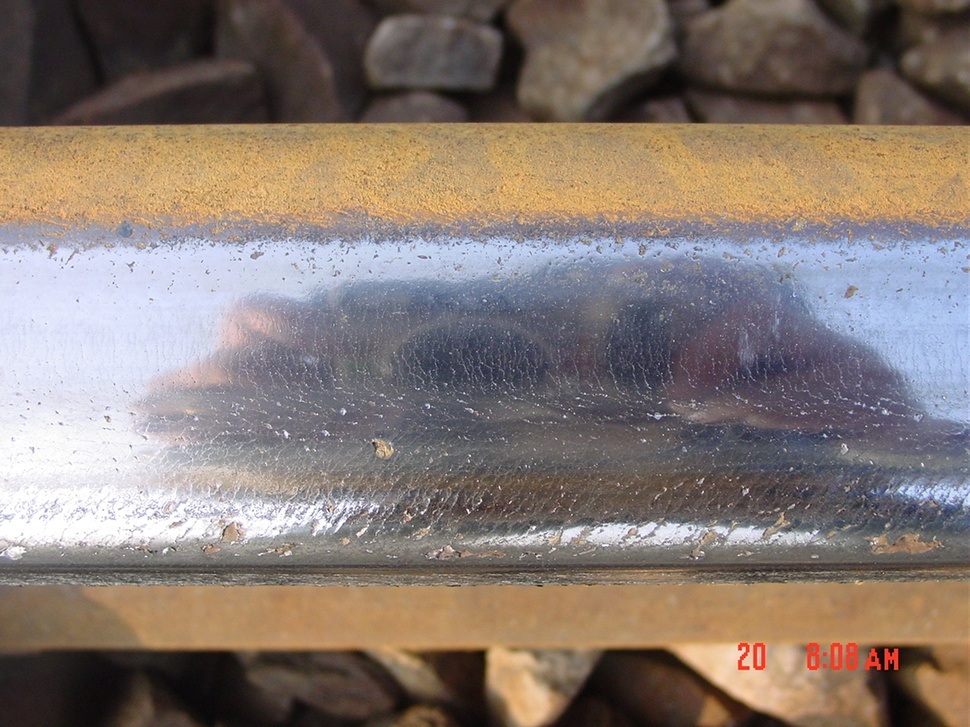
#> input picture DSC03044.JPG, 970 x 727 px, shrunk from 1280 x 960 before the run
$ python main7.py
#> lines starting #> are read from the running program, lines starting #| are printed output that depends on the picture; after the words box and inside, x2 and y2 are one past the last pixel; in counts of white or black regions, pixels touching at a corner belong together
import cv2
import numpy as np

def find_centroids(dst):
    ret, dst = cv2.threshold(dst, 0.01 * dst.max(), 255, 0)
    dst = np.uint8(dst)

    # find centroids
    ret, labels, stats, centroids = cv2.connectedComponentsWithStats(dst)
    # define the criteria to stop and refine the corners
    criteria = (cv2.TERM_CRITERIA_EPS + cv2.TERM_CRITERIA_MAX_ITER, 100,
                0.001)
    corners = cv2.cornerSubPix(gray,np.float32(centroids),(5,5),
              (-1,-1),criteria)
    return corners

image = cv2.imread("DSC03044.JPG")
#> image is the input picture: shape (727, 970, 3); mean B, G, R 113.5, 120.9, 133.6
gray = cv2.cvtColor(image, cv2.COLOR_BGR2GRAY)
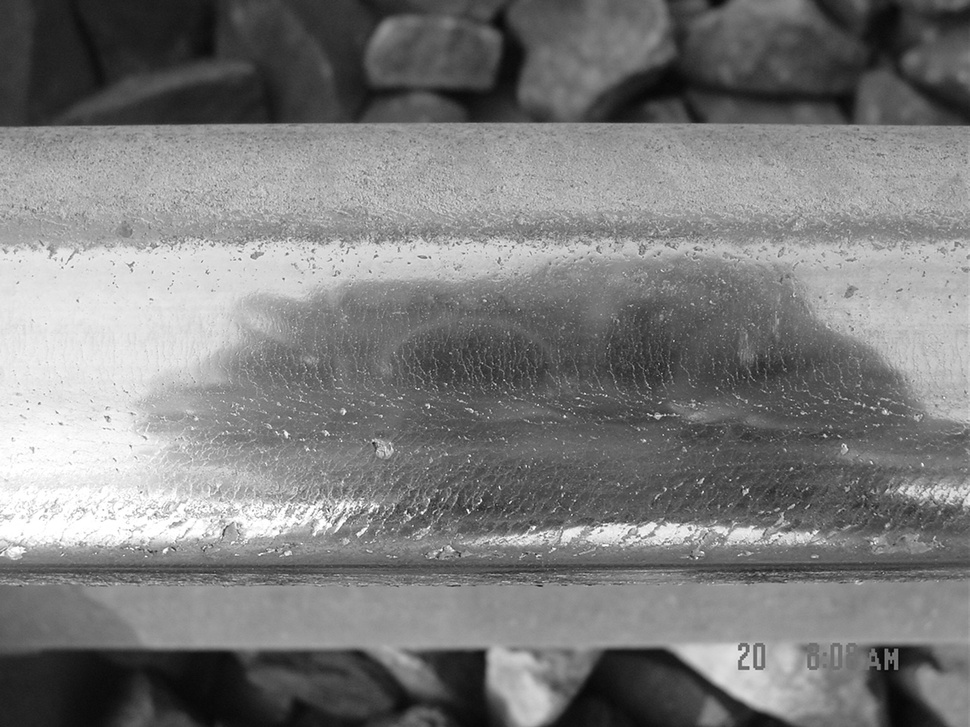
#> gray: shape (727, 970); min 3, max 255, mean 123.9

gray = np.float32(gray)

dst = cv2.cornerHarris(gray, 2, 3, 0.04)

dst = cv2.dilate(dst, None)
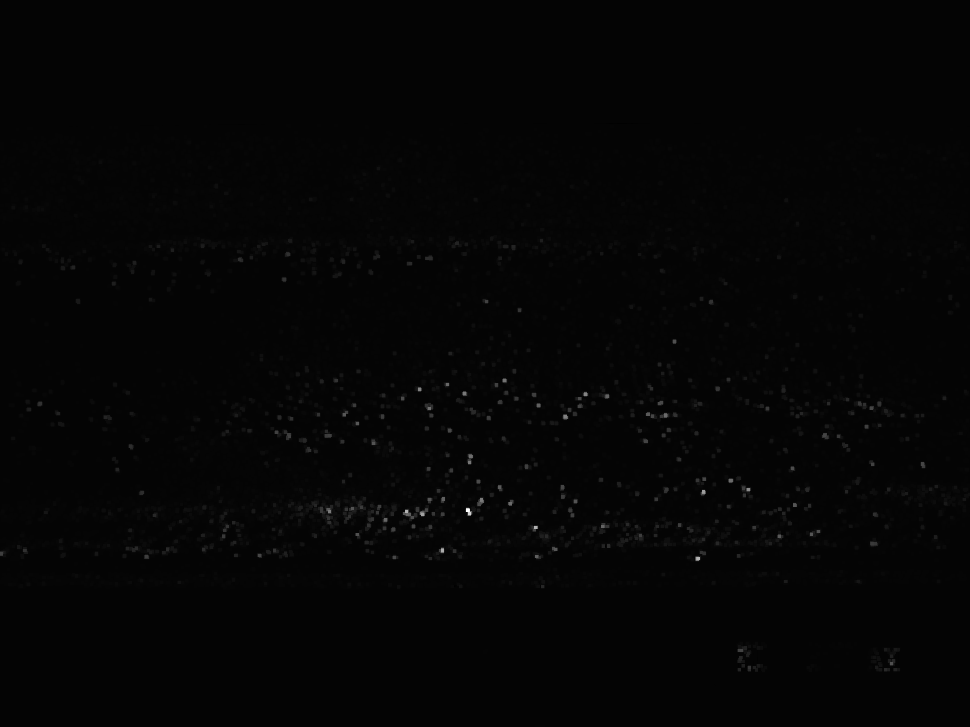
#> dst: shape (727, 970) float32; min -1048870.1, max 53762048, mean 168038.7; drawn with min black and max white

# Threshold for an optimal value, it may vary depending on the image.
# image[dst > 0.01*dst.max()] = [0, 0, 255]

# Get coordinates
corners= find_centroids(dst)
#> in find_centroids, `ret, dst = cv2.threshold(dst, 0.01 * dst.max(), 255, 0)`:
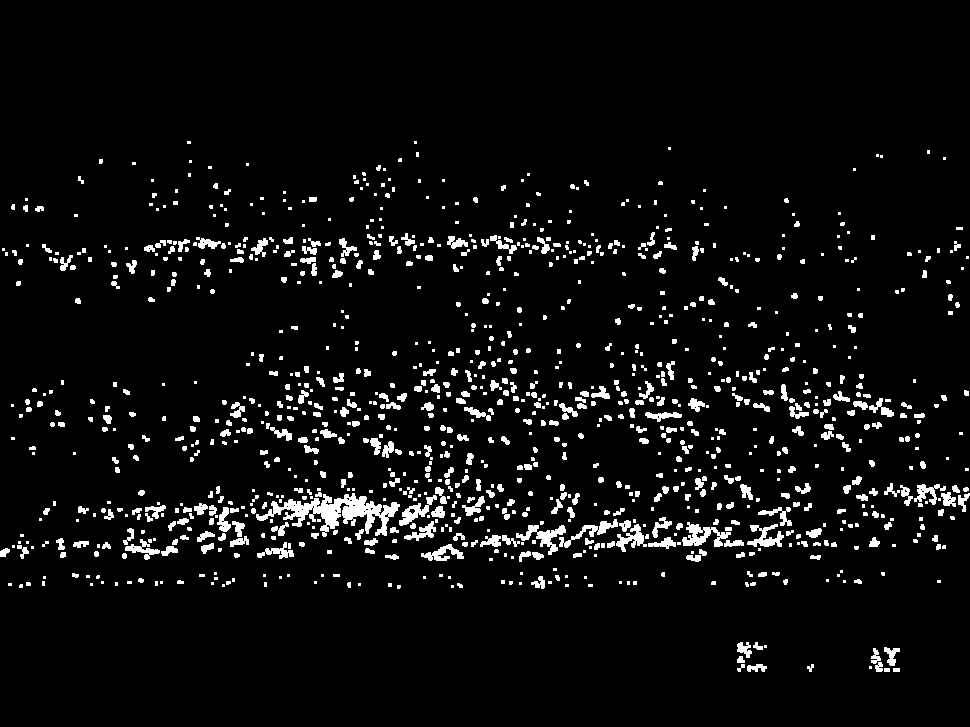
#> dst: shape (727, 970) float32; 5.3% white; 1138 white regions (563 under 20 px), largest, box (x1, y1, x2, y2) and area: (256, 493, 400, 537) 2475, (682, 522, 731, 547) 556, (516, 525, 566, 555) 512
#> in find_centroids, `ret, dst = cv2.threshold(dst, 0.01 * dst.max(), 255, 0)`: ret = 537620.5
#> in find_centroids, `ret, labels, stats, centroids = cv2.connectedComponentsWithStats(dst)`:
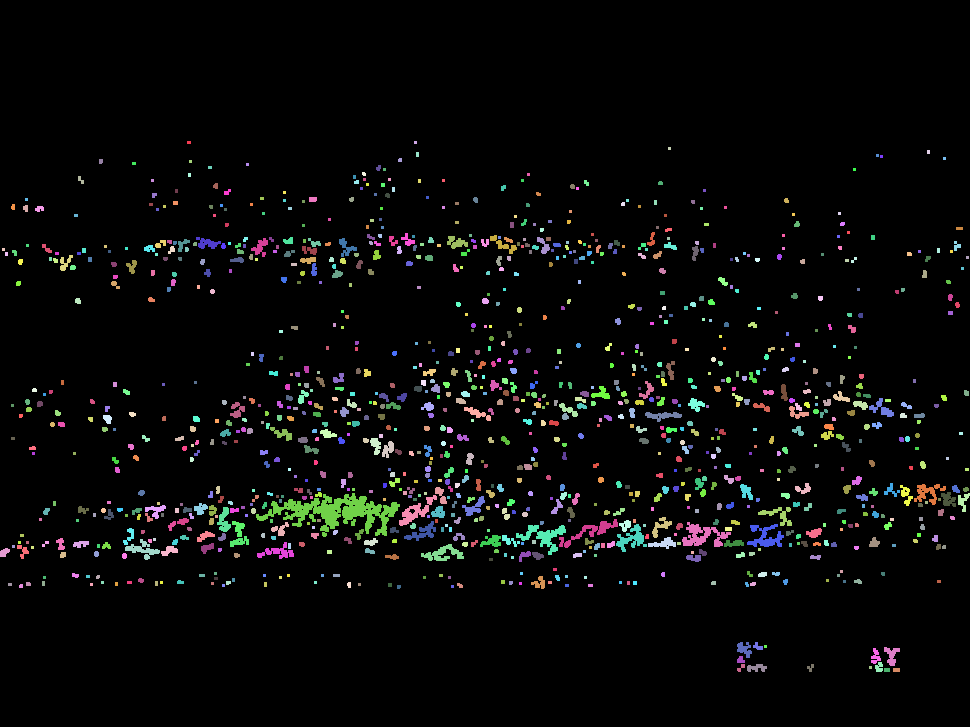
#> labels: shape (727, 970) int32; 1139 distinct labels, from 0 to 1138; one colour per label, 0 black
#> in find_centroids, `ret, labels, stats, centroids = cv2.connectedComponentsWithStats(dst)`: ret = 1139; stats = 1139 rows, first 6: [0, 0, 970, 727, 667476], [187, 141, 4, 3, 12], [414, 141, 3, 3, 9], [668, 147, 3, 3, 9], [927, 150, 3, 4, 12], [416, 152, 3, 5, 15]; centroids = 1139 pairs, first value 3 to 967, second value 142 to 669.5
#> in find_centroids, `corners = cv2.cornerSubPix(gray,np.float32(centroids),(5,5), (-1,-1),c..`: corners = 1139 pairs, first value 2.09 to 967.7, second value 140.8 to 669.7
# To draw the corners
for corner in corners:
    image[int(corner[1]), int(corner[0])] = [0, 0, 255]
#> this loop made 1139 passes
#> corner on passes 1 to 3: [481.6, 362.9], [187.7, 140.8], [411.2, 141.2]
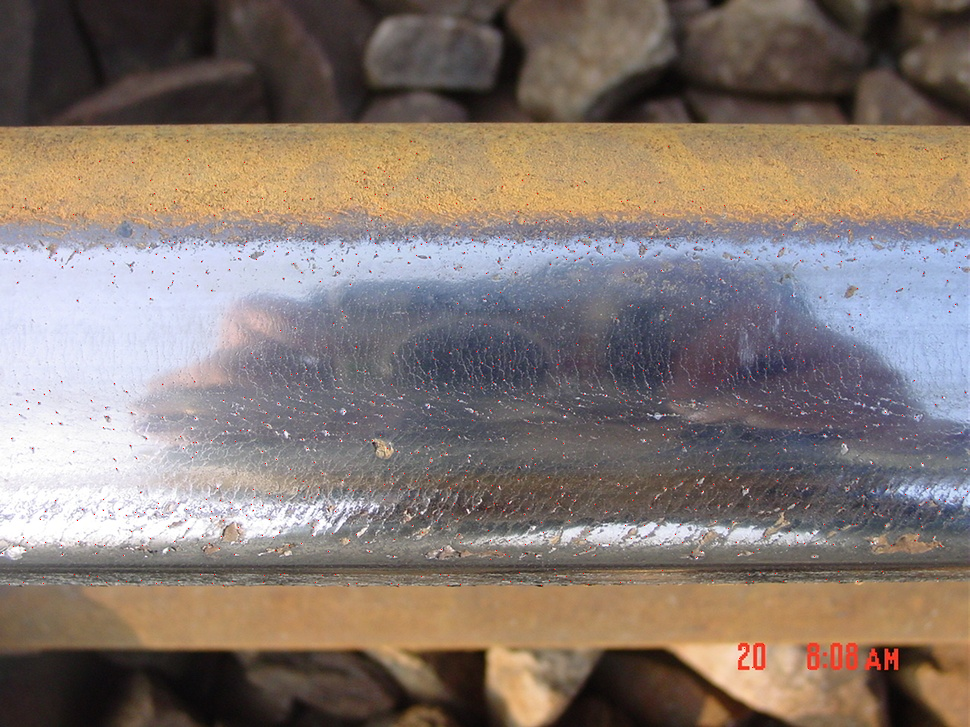
#> image: shape (727, 970, 3); 0.16% of pixels changed, all inside (x1, y1, x2, y2) = (2, 140, 968, 670)
cv2.imwrite('dst.png', image)
cv2.waitKey(0)
cv2.destroyAllWindows()

$ run again, with DSC04371.JPG copied over DSC03044.JPG
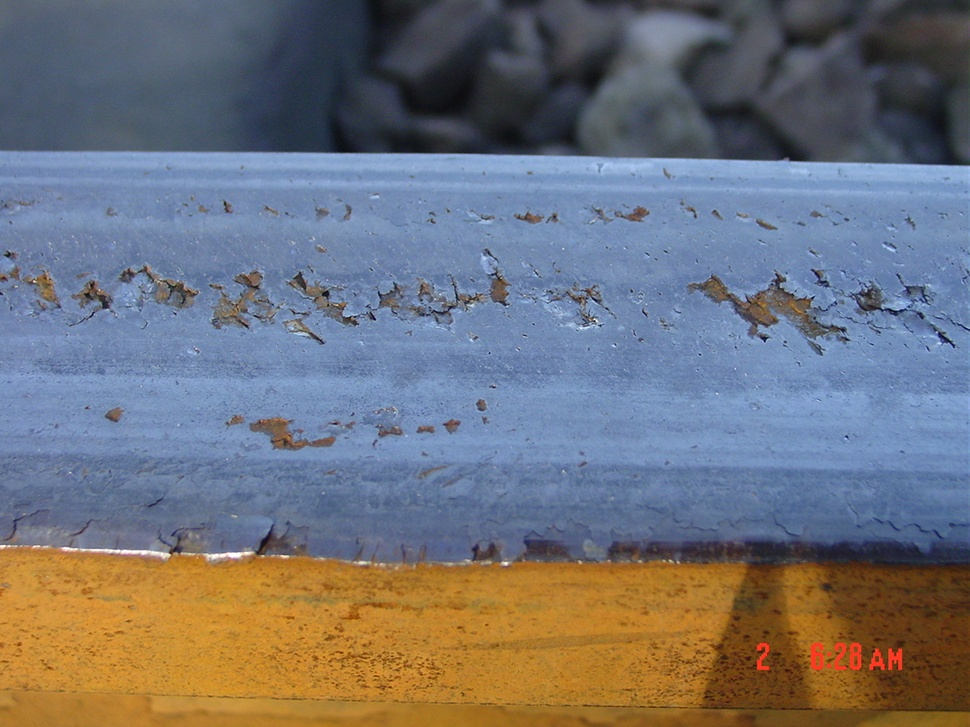
#> input picture DSC04371.JPG, 970 x 727 px, shrunk from 1280 x 960 before the run
#> image is the input picture: shape (727, 970, 3); mean B, G, R 119.8, 113.7, 112.9
#> in find_centroids, `ret, dst = cv2.threshold(dst, 0.01 * dst.max(), 255, 0)`:
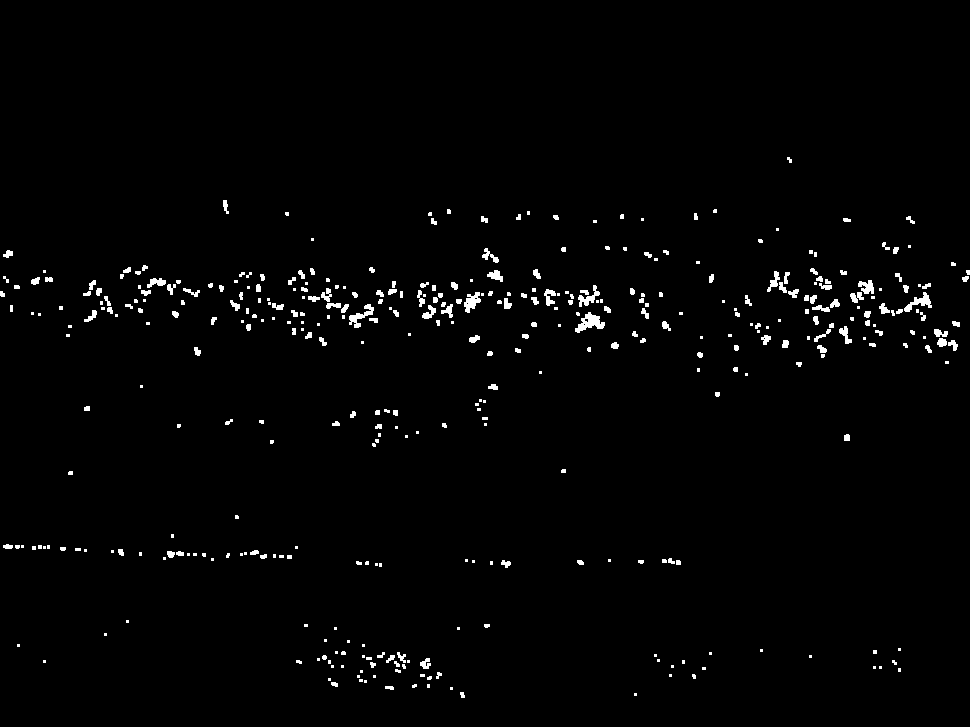
#> dst: shape (727, 970) float32; 1.6% white; 402 white regions (209 under 20 px), largest, box (x1, y1, x2, y2) and area: (575, 312, 605, 333) 303, (349, 304, 374, 328) 217, (904, 292, 932, 312) 212
#> in find_centroids, `ret, dst = cv2.threshold(dst, 0.01 * dst.max(), 255, 0)`: ret = 623043.9
#> labels: shape (727, 970) int32; 403 distinct labels, from 0 to 402
#> in find_centroids, `ret, labels, stats, centroids = cv2.connectedComponentsWithStats(dst)`: ret = 403; stats = 403 rows, first 6: [0, 0, 970, 727, 694182], [787, 157, 5, 6, 20], [223, 200, 6, 14, 52], [447, 209, 4, 5, 19], [713, 209, 4, 4, 15], [527, 211, 3, 4, 12]; centroids = 403 pairs, first value 1.84 to 967.7, second value 159.4 to 694.5
#> in find_centroids, `corners = cv2.cornerSubPix(gray,np.float32(centroids),(5,5), (-1,-1),c..`: corners = 403 pairs, first value 3.09 to 968.5, second value 160.4 to 694
#> the loop `for corner in corners:` made 403 passes
#> corner on passes 1 to 3: [481.7, 365.4], [789.6, 160.4], [223.7, 201.2]
#> after the loop `for corner in corners:`:
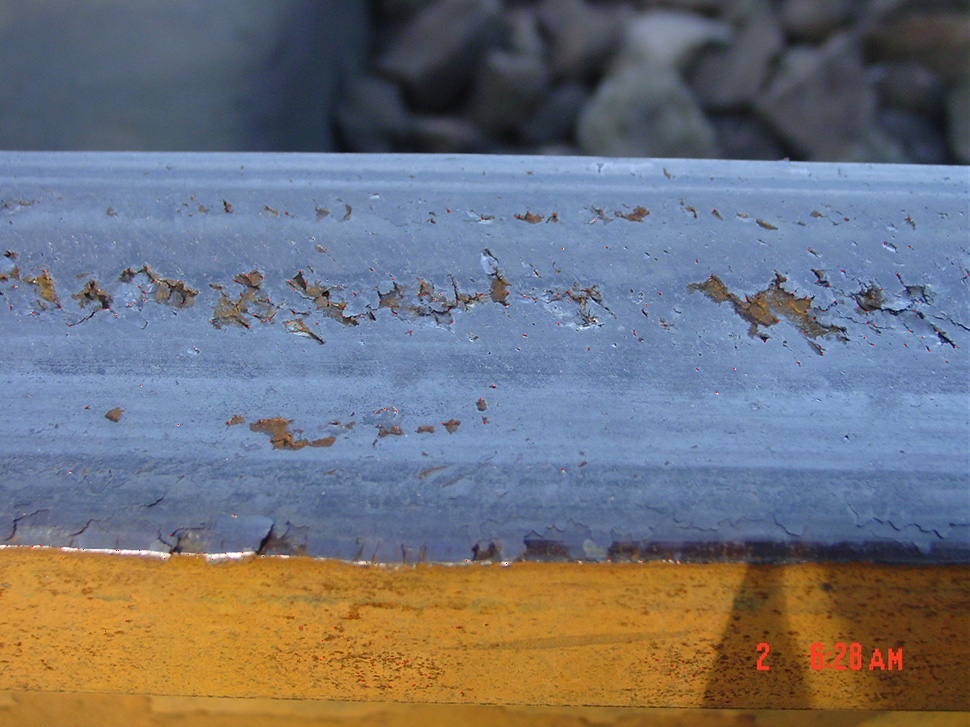
#> image: shape (727, 970, 3); 0.06% of pixels changed, all inside (x1, y1, x2, y2) = (3, 160, 969, 695)

$ run again, with 01_WheelBurn_Test_jpg.rf.44f39db113a48fecc4091571b17a198d.jpg copied over DSC03044.JPG
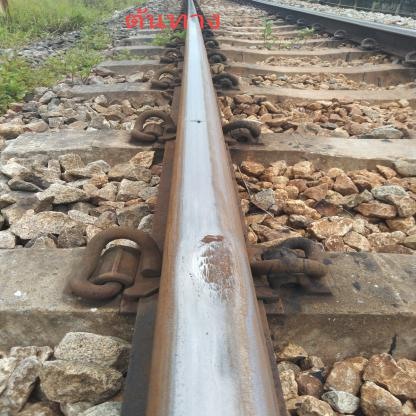
#> input picture 01_WheelBurn_Test_jpg.rf.44f39db113a48fecc4091571b17a198d.jpg, 416 x 416 px
#> image is the input picture: shape (416, 416, 3); mean B, G, R 121.1, 135.9, 147.3
#> in find_centroids, `ret, dst = cv2.threshold(dst, 0.01 * dst.max(), 255, 0)`:
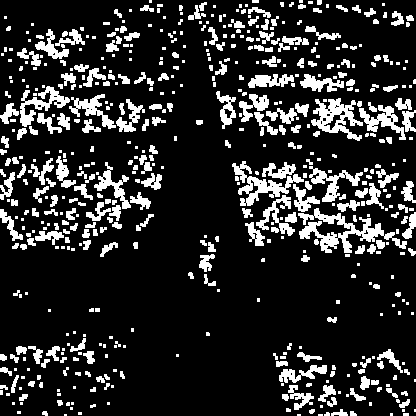
#> dst: shape (416, 416) float32; 17% white; 574 white regions (302 under 20 px), largest, box (x1, y1, x2, y2) and area: (298, 208, 407, 253) 1562, (311, 98, 363, 141) 998, (232, 161, 304, 206) 972
#> in find_centroids, `ret, dst = cv2.threshold(dst, 0.01 * dst.max(), 255, 0)`: ret = 345408.1
#> labels: shape (416, 416) int32; 575 distinct labels, from 0 to 574
#> in find_centroids, `ret, labels, stats, centroids = cv2.connectedComponentsWithStats(dst)`: ret = 575; stats = 575 rows, first 6: [0, 0, 416, 416, 143661], [149, 0, 3, 3, 9], [252, 0, 7, 3, 21], [299, 0, 4, 3, 12], [308, 1, 5, 3, 15], [317, 0, 5, 5, 24]; centroids = 575 pairs, first value 1 to 414.5, second value 1 to 414.5
#> in find_centroids, `corners = cv2.cornerSubPix(gray,np.float32(centroids),(5,5), (-1,-1),c..`: corners = 575 pairs, first value 1 to 414.3, second value 1.25 to 414.7
#> the loop `for corner in corners:` made 575 passes
#> corner on passes 1 to 3: [204.1, 219.2], [145.3, 4.44], [252.4, 2]
#> after the loop `for corner in corners:`:
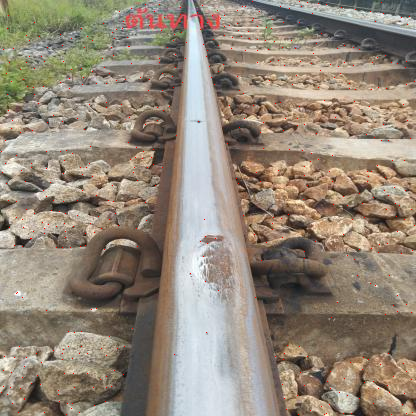
#> image: shape (416, 416, 3); 0.32% of pixels changed, all inside (x1, y1, x2, y2) = (1, 1, 415, 415)

$ run again, with 030_Spalling_Train_jpg.rf.4e51a626f52cf19dbb6af41754a1e5ea.jpg copied over DSC03044.JPG
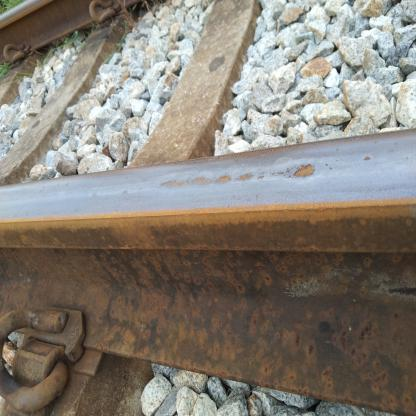
#> input picture 030_Spalling_Train_jpg.rf.4e51a626f52cf19dbb6af41754a1e5ea.jpg, 416 x 416 px
#> image is the input picture: shape (416, 416, 3); mean B, G, R 118.2, 127.5, 134
#> in find_centroids, `ret, dst = cv2.threshold(dst, 0.01 * dst.max(), 255, 0)`:
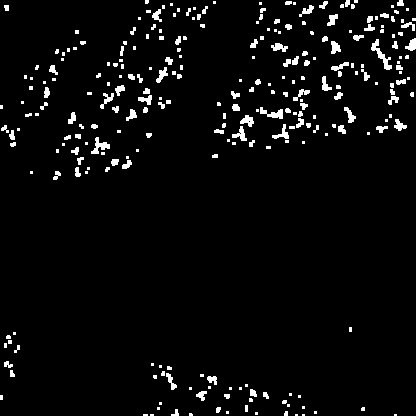
#> dst: shape (416, 416) float32; 4.1% white; 270 white regions (155 under 20 px), largest, box (x1, y1, x2, y2) and area: (371, 39, 392, 70) 190, (91, 137, 110, 154) 141, (260, 107, 283, 119) 134
#> in find_centroids, `ret, dst = cv2.threshold(dst, 0.01 * dst.max(), 255, 0)`: ret = 972528.8
#> labels: shape (416, 416) int32; 271 distinct labels, from 0 to 270
#> in find_centroids, `ret, labels, stats, centroids = cv2.connectedComponentsWithStats(dst)`: ret = 271; stats = 271 rows, first 6: [0, 0, 416, 416, 165934], [145, 0, 4, 4, 15], [213, 1, 3, 3, 9], [285, 1, 7, 4, 25], [319, 1, 9, 8, 40], [345, 0, 5, 7, 29]; centroids = 271 pairs, first value 1 to 413.5, second value 1 to 414.5
#> in find_centroids, `corners = cv2.cornerSubPix(gray,np.float32(centroids),(5,5), (-1,-1),c..`: corners = 271 pairs, first value 1.64 to 414.7, second value 1 to 414.5
#> the loop `for corner in corners:` made 271 passes
#> corner on passes 1 to 3: [208.2, 212.5], [145.3, 1.17], [213.6, 1.54]
#> after the loop `for corner in corners:`:
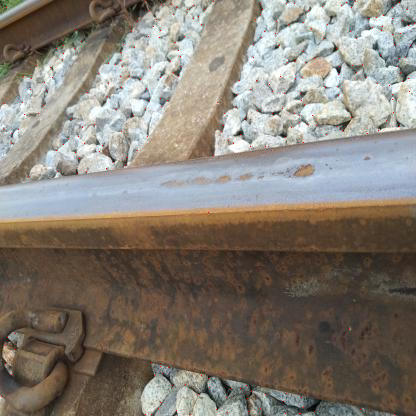
#> image: shape (416, 416, 3); 0.15% of pixels changed, all inside (x1, y1, x2, y2) = (1, 1, 415, 415)
